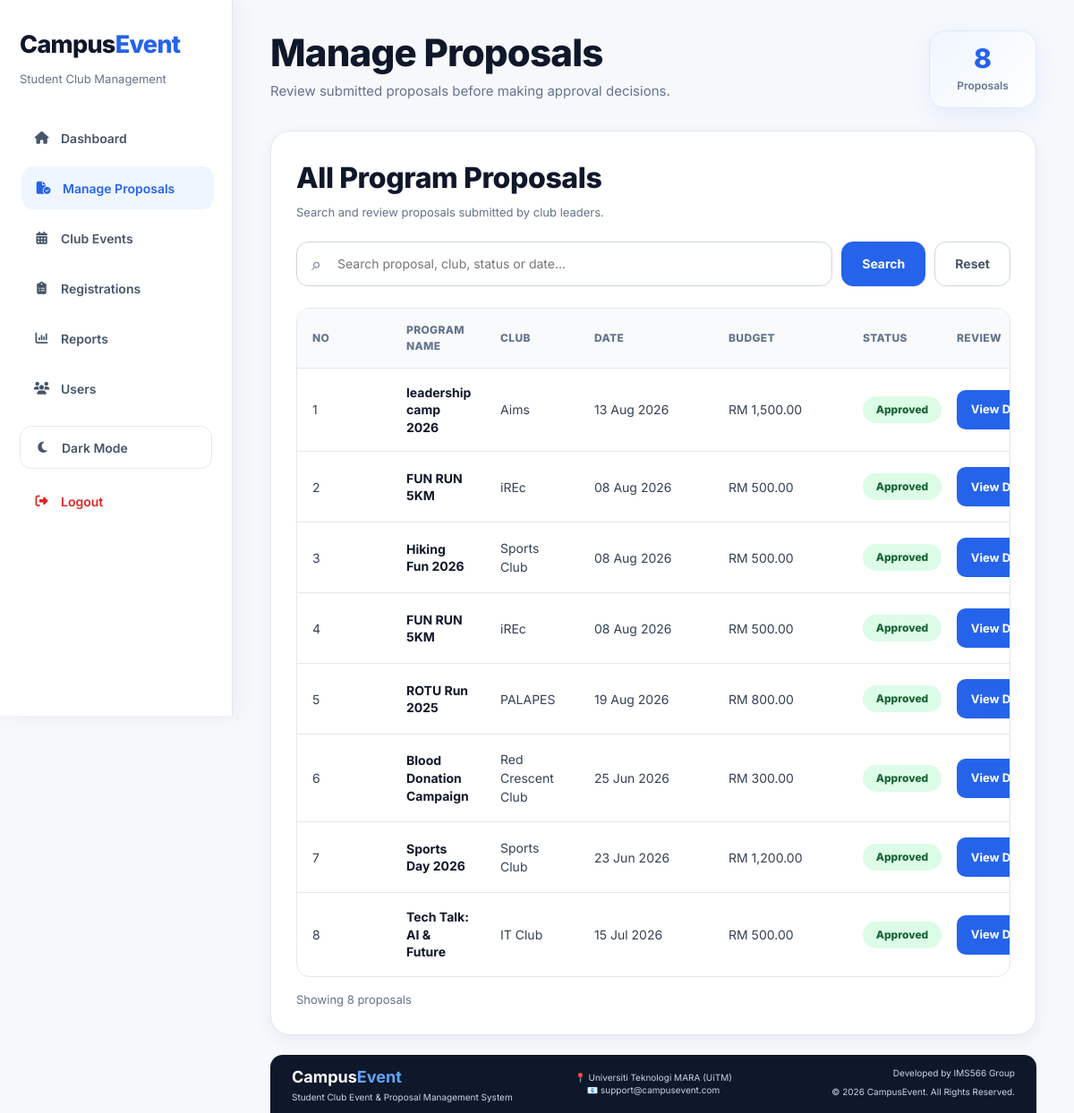
/manage_proposals.php (signed in), run on the app's committed database.
### tables this page shows
CREATE TABLE `program_proposals` (
  `proposal_id` int(11) NOT NULL,
  `user_id` int(11) DEFAULT NULL,
  `program_name` varchar(150) NOT NULL,
  `club_name` varchar(100) NOT NULL,
  `person_in_charge` varchar(150) DEFAULT NULL,
  `objective` text NOT NULL,
  `description` text DEFAULT NULL,
  `proposal_date` date NOT NULL,
  `proposal_time` time NOT NULL,
  `location` varchar(150) NOT NULL,
  `expected_participants` int(11) DEFAULT NULL,
  `budget` decimal(10,2) NOT NULL,
  `event_fee` decimal(10,2) NOT NULL DEFAULT 0.00,
  `status` enum('Pending','Approved','Rejected') DEFAULT 'Pending',
  `admin_remark` text DEFAULT NULL,
  `created_at` timestamp NOT NULL DEFAULT current_timestamp(),
  `reject_reason` text DEFAULT NULL,
  `poster` varchar(255) DEFAULT NULL,
  `official_letter` varchar(255) DEFAULT NULL,
  `proposal_paper` varchar(255) DEFAULT NULL,
  `activity_form` varchar(255) DEFAULT NULL,
  `speaker_profile` varchar(255) DEFAULT NULL
);

### manage_proposals.php (the view, shortened to what this page needs)
<?php
include 'includes/db.php';
$search = isset($_GET['search']) ? trim($_GET['search']) : "";
$safeSearch = mysqli_real_escape_string($conn, $search);
if ($search !== "") {
    $sql = "
        SELECT *
        FROM program_proposals
        WHERE program_name LIKE '%$safeSearch%'
        OR club_name LIKE '%$safeSearch%'
        OR status LIKE '%$safeSearch%'
        OR proposal_date LIKE '%$safeSearch%'
        ORDER BY proposal_id DESC
    ";
} else {
    $sql = "
        SELECT *
        FROM program_proposals
        ORDER BY proposal_id DESC
    ";
}
$proposals = mysqli_query($conn, $sql);
$totalProposals = mysqli_num_rows($proposals);
?>
<!DOCTYPE html>
<html lang="en">
<head>
    <link rel="stylesheet" href="assets/css/style.css?v=50001">
    <link rel="stylesheet" href="https://cdnjs.cloudflare.com/ajax/libs/font-awesome/6.5.2/css/all.min.css">
</head>
<body>
    <?php include 'includes/sidebar.php'; ?>
    <div class="main">
        <div class="page-header">
            <div>
                <h1>Manage Proposals</h1>
                <p>
                    Review submitted proposals before making approval decisions.
                </p>
            </div>
            <div class="page-summary">
                <span><?php echo $totalProposals; ?></span>
                <small>Proposal<?php echo $totalProposals !== 1 ? 's' : ''; ?></small>
            </div>
        </div>
        <div class="card proposals-card">
            <div class="section-header">
                <div>
                    <h2>All Program Proposals</h2>
                    <p>
                        Search and review proposals submitted by club leaders.
                    </p>
                </div>
            </div>
            <form method="GET" class="proposal-search-form">
                <div class="search-input-wrap">
                    <span class="search-icon">⌕</span>
                    <input type="text" name="search" placeholder="Search proposal, club, status or date..."
                        value="<?php echo htmlspecialchars($search); ?>">
                </div>
                <button type="submit" class="btn-primary">
                    Search
                </button>
                <a href="manage_proposals.php" class="btn-secondary">
                    Reset
                </a>
            </form>
            <div class="table-responsive">
                <table class="proposal-table">
                    <thead>
                        <tr>
                            <th>No</th>
                            <th>Program Name</th>
                            <th>Club</th>
                            <th>Date</th>
                            <th>Budget</th>
                            <th>Status</th>
                            <th>Review</th>
                        </tr>
                    </thead>
                    <tbody>
                        <?php if ($totalProposals > 0) { ?>
                            <?php
                            $no = 1;
                            while ($row = mysqli_fetch_assoc($proposals)) {
                                $statusClass = strtolower($row['status']);
                                ?>
                                <tr>
                                    <td>
                                        <?php echo $no++; ?>
                                    </td>
                                    <td>
                                        <div class="proposal-name">
                                            <?php echo htmlspecialchars($row['program_name']); ?>
                                        </div>
                                    </td>
                                    <td>
                                        <?php echo htmlspecialchars($row['club_name']); ?>
                                    </td>
                                    <td>
                                        <?php echo date("d M Y", strtotime($row['proposal_date'])); ?>
                                    </td>
                                    <td>
                                        RM <?php echo number_format((float) $row['budget'], 2); ?>
                                    </td>
                                    <td>
                                        <span class="badge badge-<?php echo $statusClass; ?>">
                                            <?php echo htmlspecialchars($row['status']); ?>
                                        </span>
                                    </td>
                                    <td>
                                        <a class="btn-view" href="proposal_detail.php?id=<?php echo $row['proposal_id']; ?>">
                                            View Details
                                        </a>
                                    </td>
                                </tr>
                            <?php } ?>
                        <?php } ?>
                    </tbody>
                </table>
            </div>
            <?php if ($totalProposals > 0) { ?>
                <div class="table-footer">
                    Showing <?php echo $totalProposals; ?>
                    proposal<?php echo $totalProposals !== 1 ? 's' : ''; ?>
                </div>
            <?php } ?>
        </div>
        <div class="footer-small">
            <?php include 'includes/footer.php'; ?>
        </div>
    </div>
</body>
</html>

### data on the page
program_proposals: program_name "leadership camp 2026", club_name "Aims", proposal_date "13 Aug 2026", budget "1,500.00", status "Approved"
program_proposals: program_name "FUN RUN 5KM", club_name "iREc", proposal_date "08 Aug 2026", budget "500.00", status "Approved"
program_proposals: program_name "Hiking Fun 2026", club_name "Sports Club", proposal_date "08 Aug 2026", budget "500.00", status "Approved"
program_proposals: program_name "FUN RUN 5KM", club_name "iREc", proposal_date "08 Aug 2026", budget "500.00", status "Approved"
program_proposals: program_name "ROTU Run 2025", club_name "PALAPES", proposal_date "19 Aug 2026", budget "800.00", status "Approved"
program_proposals: program_name "Blood Donation Campaign", club_name "Red Crescent Club", proposal_date "25 Jun 2026", budget "300.00", status "Approved"
program_proposals: program_name "Sports Day 2026", club_name "Sports Club", proposal_date "23 Jun 2026", budget "1,200.00", status "Approved"
program_proposals: program_name "Tech Talk: AI & Future", club_name "IT Club", proposal_date "15 Jul 2026", budget "500.00", status "Approved"

### other printed values
$totalProposals "8"
